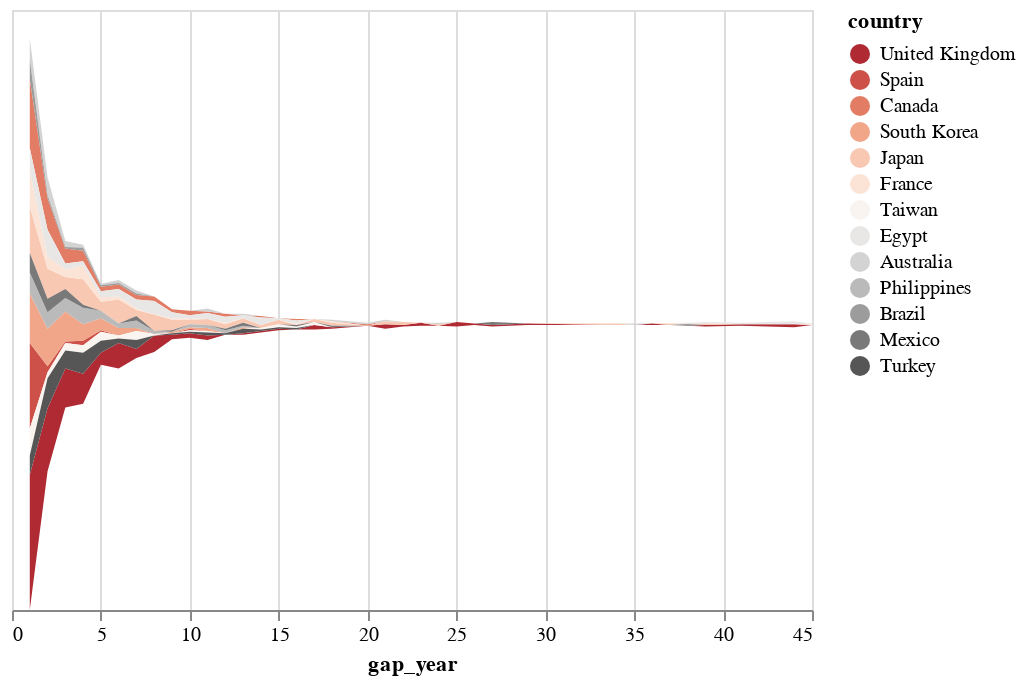

Here is the notebook cell this chart was saved with:
### Markdown cell above
#### This graph is really hard understanding data. So I will  adjust some limitation.
- take out 'United State' and 'India'. It interfere with interpretation Beacause The values is more than others.
- Gap year limit to 45 years or less.

### Code cell
idx = year_country[(year_country['country'] =='United States')|(year_country['country'] =='India')|(year_country['gap_year']>45)].index
year_country2 = year_country.drop(idx)
year_country2

#.reset_index(name='counts')
alt.Chart(year_country2).mark_area().encode(
    alt.X("gap_year"),
    alt.Y('counts',stack='center',axis=None),
    alt.Color("country",scale=alt.Scale(scheme='redgrey'),sort=list(idx))
)

### Figure 1 — Vega-Lite specification as saved in the notebook (floating-point values rounded to 4 significant figures; data arrays with more than 128 entries replaced by an {"elided": "..."} marker saying what was removed)
{"config": {"view": {"continuousWidth": 400, "continuousHeight": 300}}, "data": {"name": "data-b23cd69df24d6bd8519bf0435f1762b3"}, "mark": "area", "encoding": {"color": {"type": "nominal", "field": "country", "scale": {"scheme": "redgrey"}, "sort": [255, 256, 487, 488, 617, 618, 731, 732, 810, 811, 872, 873, 921, 922, 963, 964, 1002, 1003, 1048, 1049, 1085, 1086, 1121, 1122, 1144, 1145, 1173, 1174, 1198, 1199, 1217, 1218, 1238, 1239, 1257, 1258, 1275, 1276, 1284, 1285, 1294, 1295, 1306, 1307, 1314, 1315, 1320, 1324, 1327, 1330, 1334, 1336, 1341, 1343, 1348, 1351, 1354, 1355, 1361, 1362, 1367, 1369, 1372, 1374, 1375, 1378, 1382, 1383, 1387, 1390, 1391, 1395, 1396, 1401, 1403, 1408, 1409, 1414, 1416, 1419, 1423, 1427, 1428, 1430, 1433, 1436, 1437, 1439, 1441, 1442, 1445, 1446, 1447, 1449, 1450, 1454, 1455, 1456, 1457, 1459, 1462, 1464, 1465, 1468, 1469, 1470, 1471, 1472, 1473, 1474, 1475, 1478, 1479]}, "x": {"type": "quantitative", "field": "gap_year"}, "y": {"type": "quantitative", "axis": null, "field": "counts", "stack": "center"}}, "$schema": "https://vega.github.io/schema/vega-lite/v4.8.1.json", "datasets": {"data-b23cd69df24d6bd8519bf0435f1762b3": {"elided": "189 records"}}}
